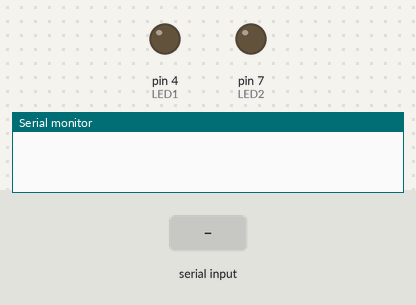
Recording of a sketch running on a simulated Arduino Uno, built with avr-gcc and run on an emulated ATmega328P. Parts: output pins drawn as LEDs (lit = HIGH), the last lines printed to the serial monitor. Inputs (shaded band) come from the test bench.

Above: at 1.2 s.
1.3 s: "START\n" received over Serial
At 1.8 s:
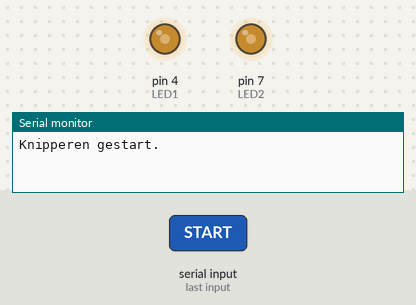
Timing chart, 0 to 4.3 s (numbered marks = the images above; inputs shaded):
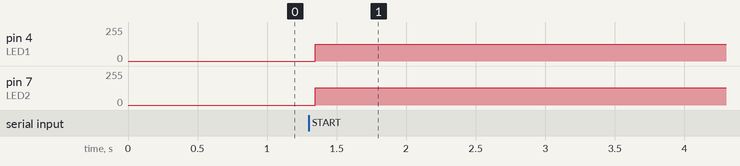

Measured:
- after the input at 1.3 s, pin 4 (LED1): 0/255 → 127/255 after 0.05 s; pin 7 (LED2): 0/255 → 128/255 after 0.05 s

The sketch:

opdr8b_seperate_led_blinking_arduino.ino
```cpp
// Opdracht 8b - Nina Schrauwen
// Ontvang en verwerk berichten van de Pi om de leds te laten knipperen zoals de Pi dat heeft aangegeven

// Definieer constanten
const int LED1 = 4;
const int LED2 = 7;

// Definieer interval- en statusgerelateerde variabelen
unsigned long intervalLED1;
unsigned long intervalLED2;

unsigned long lastToggleLED1 = 0;
unsigned long lastToggleLED2 = 0;
bool led1State = false;
bool led2State = false;

// Andere globale variabelen
bool blinking = false;
String input = "";

// Setup voor leds en seriële communicatie
void setup() {
  Serial.begin(9600);
  pinMode(LED1, OUTPUT);
  pinMode(LED2, OUTPUT);
  digitalWrite(LED1, LOW);
  digitalWrite(LED2, LOW);
}

// Hoofdlus
void loop() {
  // Leest de seriële communicatie uit en stuurt deze door naar de handleCommand-functie voor verdere verwerking
  while (Serial.available()) {
    char c = Serial.read();
    // Als het bericht eindigt op een newline-karakter, stuur dan het volledige bericht door naar de handleCommand-functie
    if (c == '\n') {
      handleCommand(input);
      input = "";
    // Blijf tekens toevoegen totdat het newline-karakter is bereikt
    } else {
      input += c;
    }
  }

  // Laat leds afzonderlijk knipperen vanwege verschillende intervaltijden
  if (blinking) {
    // Gebruik millis om de huidige tijd in milliseconden op te halen
    unsigned long now = millis();

    // Als het interval voor LED1 is bereikt of overschreden, wissel de LED-status
    if (now - lastToggleLED1 >= intervalLED1) {
      // Wissel naar de tegenovergestelde status (HIGH naar LOW en omgekeerd)
      led1State = !led1State;
      digitalWrite(LED1, led1State ? HIGH : LOW);
      // Update het tijdstip waarop de LED voor het laatst is gewisseld
      lastToggleLED1 = now;
    }
    // Als het interval voor LED2 is bereikt of overschreden, wissel de LED-status
    if (now - lastToggleLED2 >= intervalLED2) {
      // Wissel naar de tegenovergestelde status (HIGH naar LOW en omgekeerd)
      led2State = !led2State;
      digitalWrite(LED2, led2State ? HIGH : LOW);
      // Update het tijdstip waarop de LED voor het laatst is gewisseld
      lastToggleLED2 = now;
    }
  }
}

// Functie om inkomende commando’s van de Pi te verwerken en acties uit te voeren op basis van het bericht
void handleCommand(String cmd) {
  if (cmd.startsWith("SET")) {
    int ledPin = -1;
    unsigned long interval = 0;

    // Splits het bericht op in verschillende onderdelen
    int firstSpace = cmd.indexOf(' ');
    int secondSpace = cmd.indexOf(' ', firstSpace + 1);

    // Haal de LED-pin en waarde uit het bericht
    String led = cmd.substring(firstSpace + 1, secondSpace);
    String value = cmd.substring(secondSpace + 1);
    // Zet het interval voor de LED om van string naar int
    interval = value.toInt();

    // Als het bericht betrekking heeft op LED1
    if (led == "LED1") {
      // Stel het interval van LED1 in op de opgegeven waarde
      intervalLED1 = interval;
      Serial.println("LED1-interval ingesteld op " + value);
    // Als het bericht betrekking heeft op LED2
    } else if (led == "LED2") {
      // Stel het interval van LED2 in op de opgegeven waarde
      intervalLED2 = interval;
      Serial.println("LED2-interval ingesteld op " + value);
    }
  // Als het bericht "START" is, stel blinking in op true zodat het knipperen begint
  }
  else if (cmd == "START") {
    blinking = true;
    Serial.println("Knipperen gestart.");
  }
}
```
